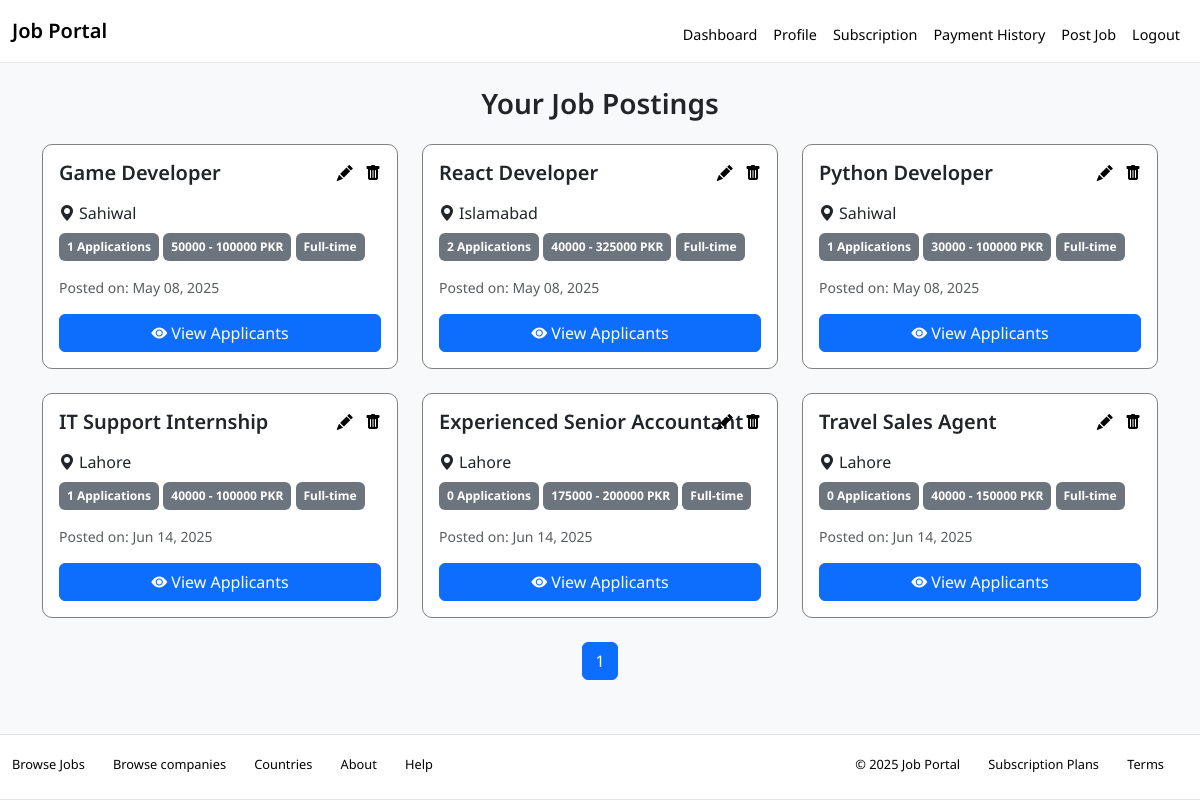
Screenshot of /employer/dashboard/ (signed in) with the database file from the repository.
### core/models.py (models this page shows)
class Job(models.Model):
    employer = models.ForeignKey(EmployerProfile, on_delete=models.CASCADE)
    title = models.CharField(max_length=150)
    description = models.TextField()
    skills_required = models.TextField()
    location = models.CharField(max_length=100)
    salary_min = models.IntegerField()
    salary_max = models.IntegerField()
    job_type = models.CharField(max_length=20, choices=[('full', 'Full-Time'), ('part', 'Part-Time'), ('remote', 'Remote'), ('intern', 'Internship')])
    created_at = models.DateTimeField(auto_now_add=True)
    expiry_date = models.DateField()
    is_active = models.BooleanField(default=True)

### core/views.py (the view)
# urls.py: path('employer/dashboard/', employer_dashboard, name='employer-dashboard'),
@login_required
def employer_dashboard(request):
    if request.user.role != 'employer':
        messages.error(request, "Access denied.")
        return redirect('dashboard')
    employer_profile = request.user.employerprofile
    jobs = Job.objects.filter(employer=employer_profile)
    job_data = []
    for job in jobs:
        applicants = Application.objects.filter(job=job)
        job_data.append({
            'job': job,
            'applicant_count': applicants.count()
        })
    paginator = Paginator(job_data, 6)  # show 6 per page
    page = request.GET.get('page')
    page_obj = paginator.get_page(page)
    context = {
        'job_data': page_obj,
    }
    return render(request, 'core/employer_dashboard.html', context)

### core/templates/core/employer_dashboard.html (shortened to what this page needs)
{% extends 'base.html' %}
{% block content %}
<div class="container mt-4">
  <h3 class="mb-4 text-center">Your Job Postings</h3>
  <div class="row g-4">
    {% for item in job_data %}
      <div class="col-md-4">
        <div class="card p-3 position-relative" style="border-radius: 10px; border: 1px solid grey">
  <div class="position-absolute top-0 end-0 p-3">
    <a
      href="#"
      class="text-black me-2"
      data-bs-toggle="modal"
      data-bs-target="#editJobModal{{ item.job.id }}">
      <i class="bi bi-pencil-fill fs-6"></i></a>
    <a
      href="#"
      class="text-black"
      data-bs-toggle="modal"
      data-bs-target="#deleteJobModal{{ item.job.id }}">
      <i class="bi bi-trash-fill fs-6"></i></a>
  </div>
  <h5 class="card-title mb-3">{{ item.job.title }}</h5>
  <p class="card-text mb-2"><i class="bi bi-geo-alt-fill me-1"></i>{{ item.job.location }}</p>
  <div class="mb-2">
    <span class="badge bg-secondary p-2">{{ item.applicant_count }} Applications</span>
    <span class="badge bg-secondary p-2">{{ item.job.salary_min|floatformat:0 }} - {{ item.job.salary_max|floatformat:0 }} PKR</span>
    <span class="badge bg-secondary p-2">
      {% if item.job.job_type == 'full' %}Full-time{% elif item.job.job_type == 'remote' %}Remote{% endif %}
    </span>
  </div>
  <small class="text-muted d-block mt-2">Posted on: {{ item.job.created_at|date:"M d, Y" }}</small>
  <div class="mt-3">
    <a
      href="{% url 'view-applicants' item.job.id %}"
      class="btn btn-primary w-100">
      <i class="bi bi-eye-fill me-1"></i>View Applicants
    </a>
  </div>
</div>
      </div>
    {% empty %}
      <div class="col-12">
        <div class="alert alert-warning text-center">
          You haven't posted any jobs yet.
        </div>
      </div>
    {% endfor %}
  </div>
  <div class="pagination mt-4 d-flex justify-content-center">
    <ul class="pagination mb-0">
      {% for num in job_data.paginator.page_range %}
        <li class="page-item {% if job_data.number == num %}active{% endif %}">
          <a class="page-link" href="?page={{ num }}">{{ num }}</a>
        </li>
      {% endfor %}
    </ul>
  </div>
</div>
{% endblock %}

### core/templates/base.html (style rules this page uses)
body { font-family: 'Noto Sans', 'Helvetica Neue', Helvetica, Arial, sans-serif !important; }
h3 { font-weight: 600; }
h5 { font-weight: 600; }
p { font-weight: 400; }

### rows the page displays
Job: job "Game Developer", job.location "Sahiwal", applicant_count "1", job.salary_min "50000", job.salary_max "100000", job_type "Full-time", job.created_at "May 08, 2025"
Job: job "React Developer", job.location "Islamabad", applicant_count "2", job.salary_min "40000", job.salary_max "325000", job_type "Full-time", job.created_at "May 08, 2025"
Job: job "Python Developer", job.location "Sahiwal", applicant_count "1", job.salary_min "30000", job.salary_max "100000", job_type "Full-time", job.created_at "May 08, 2025"
Job: job "IT Support Internship", job.location "Lahore", applicant_count "1", job.salary_min "40000", job.salary_max "100000", job_type "Full-time", job.created_at "Jun 14, 2025"
Job: job "Experienced Senior Accountant", job.location "Lahore", applicant_count "0", job.salary_min "175000", job.salary_max "200000", job_type "Full-time", job.created_at "Jun 14, 2025"
Job: job "Travel Sales Agent", job.location "Lahore", applicant_count "0", job.salary_min "40000", job.salary_max "150000", job_type "Full-time", job.created_at "Jun 14, 2025"

### other values shown
{{ num }} "1"
